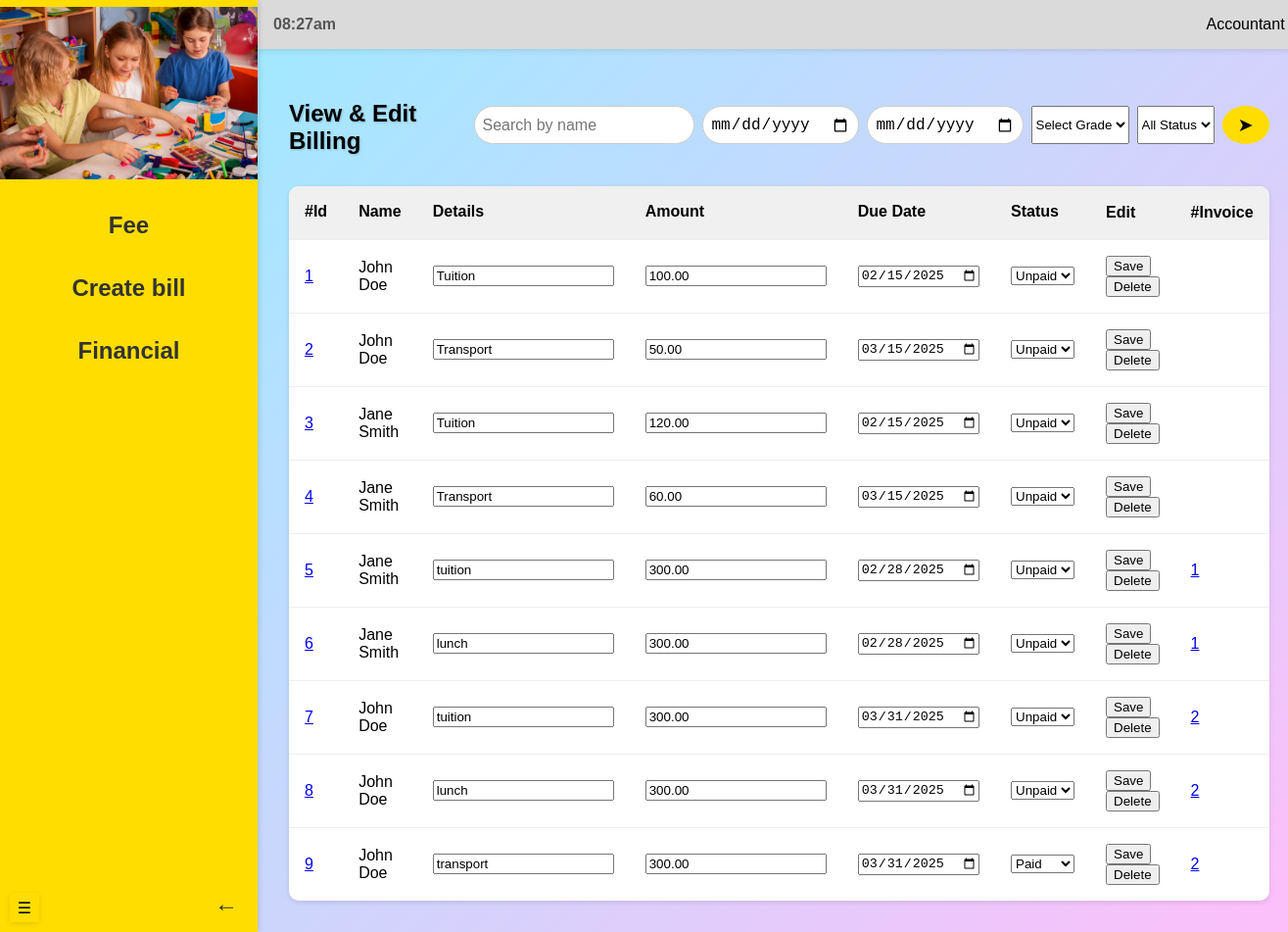
Page /accountant/viewBilling (signed in) on the earlier database version.
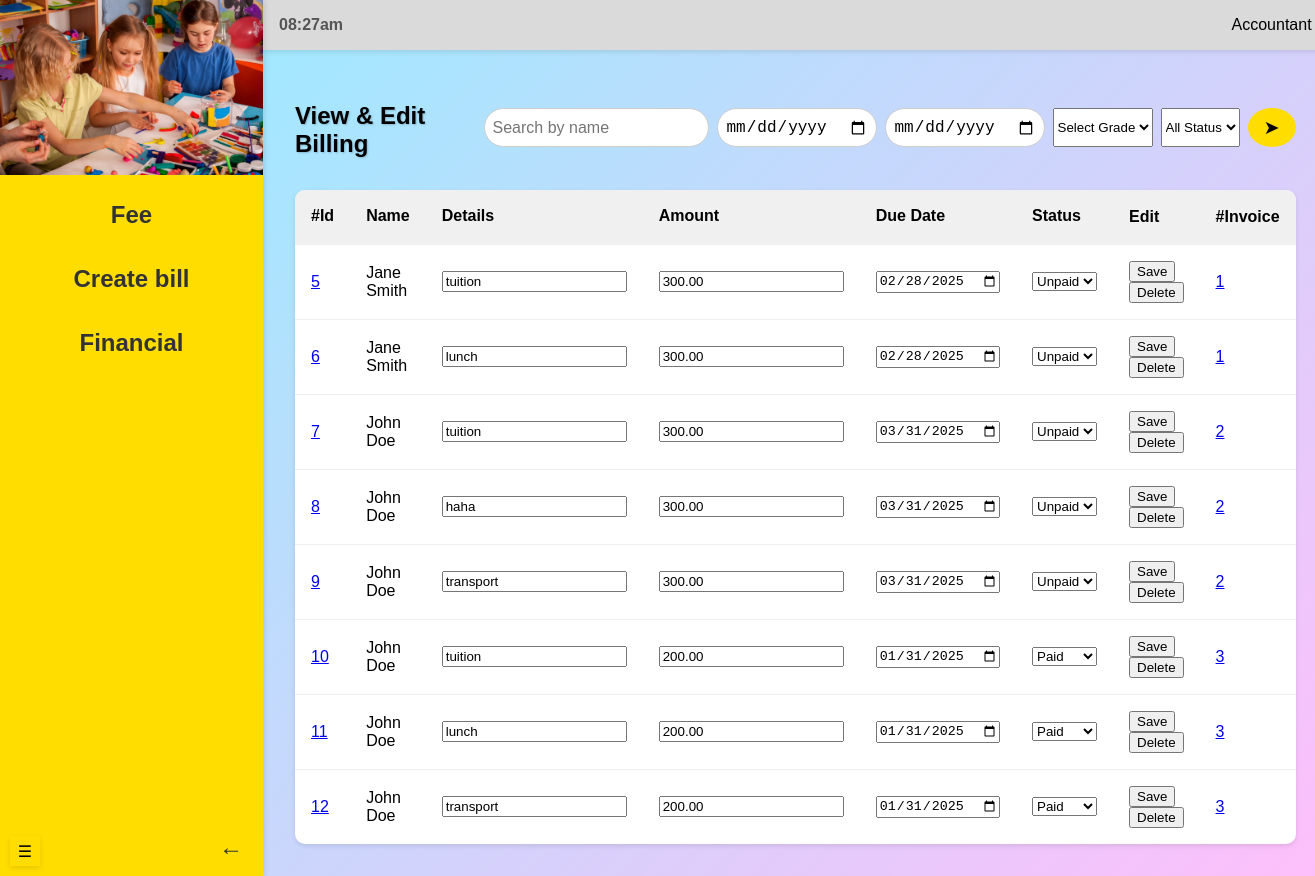
Same page on the later database version.
### models.py (models this page shows, shortened)
class Fee(db.Model):
    __tablename__ = 'fees'
    id = db.Column(db.Integer, primary_key=True, autoincrement=True)
    student_id = db.Column(db.Integer, db.ForeignKey('students.id'), nullable=False)
    create_date = db.Column(db.Date, default=func.current_date())
    due_date = db.Column(db.Date, nullable=False)
    amount = db.Column(NUMERIC(10, 2), nullable=False)
    fee_type = db.Column(db.String(100), nullable=False)
    status = db.Column(db.Enum('unpaid', 'paid', name='fee_status'), default='unpaid')
    invoice_id = db.Column(db.Integer, db.ForeignKey('invoices.id'), nullable=True)
    invoice = db.relationship('Invoice', back_populates='fees')

class Student(db.Model):
    __tablename__ = 'students'
    id = db.Column(db.Integer, primary_key=True, autoincrement=True)
    name = db.Column(db.String(255), nullable=False)
    grade = db.Column(db.String(50), nullable=False)
    dob = db.Column(db.Date, nullable=False)
    transport = db.Column(db.Boolean, default=False)
    user_id = db.Column(db.Integer, db.ForeignKey('users.id'), nullable=False)
    fees = db.relationship('Fee', backref='student', cascade='all, delete-orphan')

class Invoice(db.Model):
    __tablename__ = 'invoices'
    id = db.Column(db.Integer, primary_key=True, autoincrement=True)
    total_amount = db.Column(NUMERIC(10, 2), nullable=False)
    fees = db.relationship('Fee', back_populates='invoice', lazy='joined')

### routes/accountant_routes.py (the view)
@accountant_blueprint.route("/viewBilling", methods=["GET"])
@login_required
def viewBilling():
    student_name = request.args.get("student_name")
    grade = request.args.get("grade")
    status = request.args.get("status")
    start_date = request.args.get("start_date")
    end_date = request.args.get("end_date")
    fees, error = view_billing(student_name, grade, status, start_date, end_date)
    if error:
        flash(error, "error")
        fees = []
    return render_template("viewBilling.html", fees=fees)

### app.py (called while the page is built)
@login_manager.user_loader
def load_user(user_id):
    return User.query.get(int(user_id))

### templates/viewBilling.html (shortened to what this page needs)
<!DOCTYPE html>
<html lang="en">
<head>
    <link rel="stylesheet" href="{{ url_for('static', filename='viewBilling.css') }}">
</head>
<body>
    <div id="mySidebar" class="sidebar">
        <div class="logo-section">
            <img src="{{ url_for('static', filename='images/kids.jpeg') }}">
        </div>
        <nav class="menu">
            <div class="dropdown">
                <button class="dropdown-btn">Fee</button>
            </div>
            <div class="dropdown">
                <button class="dropdown-btn">Create bill</button>
            </div>
            <div class="dropdown">
                <button class="dropdown-btn">Financial</button>
        </nav>
        <div class="logout-section">
            <a href="/logout">&#x2190;</a>
        </div>
    </div>
    <button class="collapse-button">&#9776;</button>
    <div class="main-content">
        <header class="header">
            <div class="time">08:27am</div>
            <div class="admin-section">
                <span>Accountant</span>
            </div>
        </header>
        <section class="content">
            <div class="header-container">
                <h1>View & Edit Billing</h1>
                <form method="GET" action="{{ url_for('accountant.viewBilling') }}">
                    <div class="search-bar">
                        <input type="text" name="student_name" placeholder="Search by name" value="{{ request.args.get('student_name', '') }}">
                        <input type="date" name="start_date"
                               value="{{ request.args.get('start_date', '') }}"
                               placeholder="Start Due Date">
                        <input type="date" name="end_date"
                               value="{{ request.args.get('end_date', '') }}"
                               placeholder="End Date">
                        <select id="grade" name="grade">
                            <option value="">Select Grade</option>
                        </select>
                        <select name="status">
                            <option value="">All Status</option>
                        </select>
                        <button>&#x27A4;</button>
                    </div>
                </form>
            </div>
            <table id="myTable2">
                <thead>
                    <tr>
                        <th onclick="sortTable(0)">#Id </th>
                        <th onclick="sortTable(1)">Name </th>
                        <th onclick="sortTable(2)">Details </th>
                        <th onclick="sortTable(3)">Amount </th>
                        <th onclick="sortTable(4)">Due Date </th>
                        <th onclick="sortTable(5)">Status </th>
                        <th>Edit</th>
                        <th>#Invoice</th>
                    </tr>
                </thead>
                <tbody>
                    {% if fees %}
                        {% for fee in fees %}
                            <tr>
                                <td>
                                    <a href="#"><span class="invoice">{{ fee.id }}</span></a>
                                </td>
                                <td>
                                    <span class="name">{{ fee.student.name }}</span>
                                </td>
                                <td>
                                    <input type="text" class="details" data-id="{{ fee.id }}" value="{{ fee.fee_type }}">
                                </td>
                                <td>
                                    <input type="number" class="amount" data-id="{{ fee.id }}" value="{{ fee.amount }}">
                                </td>
                                <td>
                                    <input type="date" class="dueDate" data-id="{{ fee.id }}" value="{{ fee.due_date }}">
                                </td>
                                <td>
                                    <select class="status" data-id="{{ fee.id }}">
                                        <option value="unpaid" {% if fee.status == 'unpaid' %}selected{% endif %}>Unpaid</option>
                                        <option value="paid" {% if fee.status == 'paid' %}selected{% endif %}>Paid</option>
                                    </select>
                                </td>
                                <td class="edit">
                                    <button class="update-btn" data-id="{{ fee.id }}">Save</button>
                                    <button class="delete-btn" data-id="{{ fee.id }}">Delete</button>
                                </td>
                                <td>
                                    <a href="{{ url_for('accountant.viewInvoice') }}">{{ fee.invoice.id }}</a>
                                </td>
                            </tr>
                        {% endfor %}
                    {% else %}
                        <tr>
                            <td colspan="7">No fee records found.</td>
                        </tr>
                    {% endif %}
                </tbody>
            </table>
        </section>
    </div>
</body>
</html>

### static/viewBilling.css (style rules this page uses)
body { margin: 0; font-family: Arial, sans-serif; display: flex; height: 100vh; background: linear-gradient(135deg, #93efff, #fdbffa); transition: margin-left 0.3s ease; overflow: hidden; }
.sidebar { width: 20%; height: 100vh; background-color: #FFDD00; color: #333; display: flex; flex-direction: column; justify-content: flex-start; position: fixed; top: 0; left: 0; z-index: 2; padding: 0; box-shadow: 2px 0 5px rgba(0, 0, 0, 0.1); transition: width 0.3s ease, visibility 0.3s ease; overflow: hidden; }
.dropdown { text-align: center; width: 100%; }
.dropdown-btn { width: 100%; text-align: center; padding: 10px; font-size: 1.5rem; font-weight: bold; background: transparent; border: none; cursor: pointer; color: #333; display: flex; justify-content: center; align-items: center; text-align: center; transition: transform 0.3s ease, background 0.3s ease; }
.logo-section { width: 100%; height: 20%; display: flex; justify-content: center; align-items: center; overflow: hidden; margin: 0; padding: 0; }
.logo-section img { width: 100%; height: auto; }
.menu { display: flex; flex-direction: column; text-align: center; gap: 1rem; margin-top: 1rem; padding: 0; }
.logout-section { display: flex; justify-content: space-between; align-items: center; margin-top: auto; }
.logout-section a { position: absolute; bottom: 10px; right: 10px; text-decoration: none; color: #333; font-size: 1.5rem; padding: 5px 10px; background: transparent; border: none; cursor: pointer; transition: color 0.3s ease; }
.collapse-button { position: absolute; bottom: 10px; left: 10px; width: 30px; height: 30px; font-size: 1rem; background: #FFDD00; border: none; border-radius: 0; cursor: pointer; z-index: 3; transition: all 0.3s ease; text-align: center; box-shadow: 0 2px 5px rgba(0, 0, 0, 0.1); }
.main-content { flex: 1; display: flex; flex-direction: column; margin-left: 20%; transition: margin-left 0.3s ease; }
.header { background: #DADADA; padding: 1rem; display: flex; justify-content: space-between; align-items: center; box-shadow: 0 2px 5px rgba(0, 0, 0, 0.1); }
.header .time { font-weight: bold; color: #555; }
.header-container { display: flex; justify-content: space-between; align-items: center; margin-bottom: 1rem; }
.search-bar { display: flex; gap: 0.5rem; }
.search-bar input { padding: 0.5rem; border: 1px solid #ccc; border-radius: 20px; outline: none; font-size: 1rem; }
.search-bar button { padding: 0.5rem 1rem; background: #FFDD00; border: none; border-radius: 50%; cursor: pointer; font-size: 1.2rem; transition: background 0.3s; }
.admin-section { display: flex; align-items: center; gap: 0.5rem; }
.content { padding: 2rem; overflow-y: auto; }
.content h1 { margin-bottom: 1rem; font-size: 1.5rem; text-shadow: 1px 1px 2px rgba(0, 0, 0, 0.2); }
table { width: 100%; border-collapse: collapse; background: #fff; box-shadow: 0 2px 5px rgba(0, 0, 0, 0.1); border-radius: 10px; overflow: hidden; }
table th, table td { text-align: left; padding: 1rem; border-bottom: 1px solid #eee; }
table th { background: #f0f0f0; font-weight: bold; cursor: pointer; user-select: none; }
table tbody tr:last-child td { border-bottom: none; }

Differences in the rows shown:
removed Fee: id "1", student.name "John Doe", fee_type "Tuition", amount "100.00", due_date "02/15/2025", status+id "Unpaid"
removed Fee: id "2", student.name "John Doe", fee_type "Transport", amount "50.00", due_date "03/15/2025", status+id "Unpaid"
removed Fee: id "3", student.name "Jane Smith", fee_type "Tuition", amount "120.00", due_date "02/15/2025", status+id "Unpaid"
removed Fee: id "4", student.name "Jane Smith", fee_type "Transport", amount "60.00", due_date "03/15/2025", status+id "Unpaid"
changed Fee id 8: fee_type "lunch" → "haha"
changed Fee id 9: status+id "Paid" → "Unpaid"
added Fee: id "10", student.name "John Doe", fee_type "tuition", amount "200.00", due_date "01/31/2025", status+id "Paid", invoice.id "3"
added Fee: id "11", student.name "John Doe", fee_type "lunch", amount "200.00", due_date "01/31/2025", status+id "Paid", invoice.id "3"
added Fee: id "12", student.name "John Doe", fee_type "transport", amount "200.00", due_date "01/31/2025", status+id "Paid", invoice.id "3"
